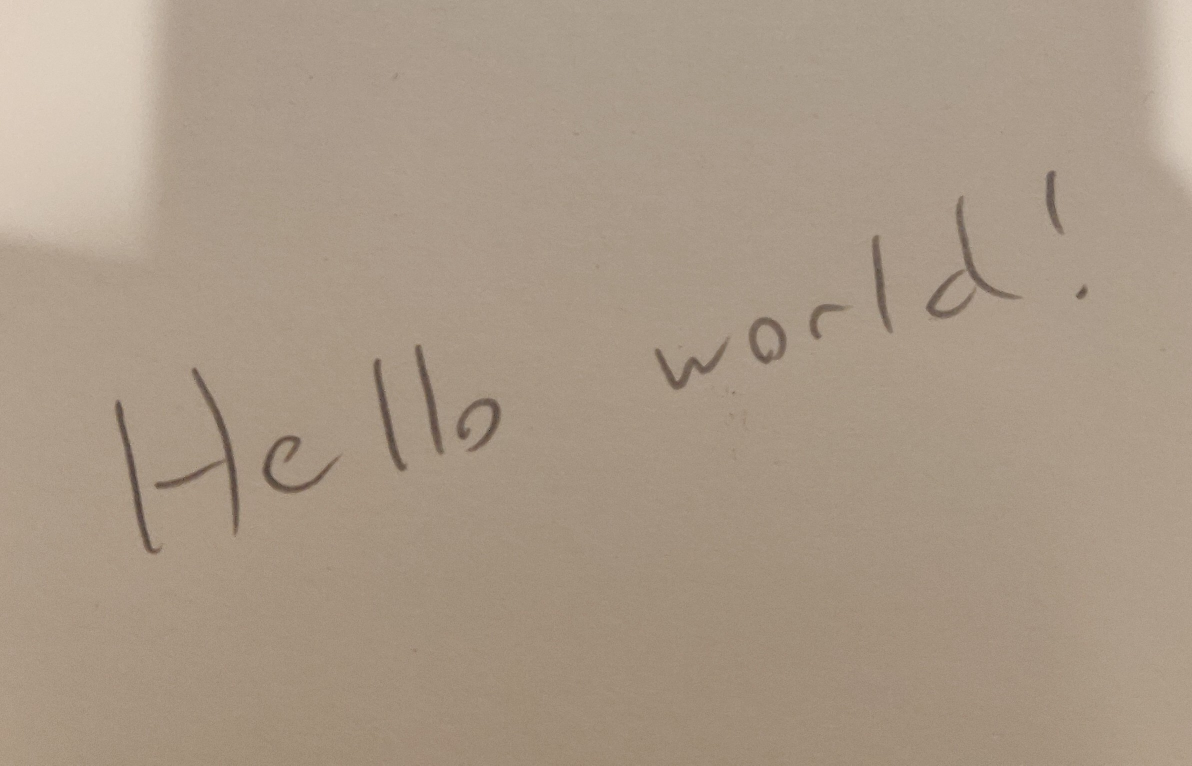
#> input picture images/helloWorldEasy.jpg, 2384 x 1531 px (shown at 1/2 size)
$ python -i CharacterSegmentation.py   (imports and definitions only)
#> lines starting #> are read from the running program, lines starting #| are printed output that depends on the picture; after the words box and inside, x2 and y2 are one past the last pixel; in counts of white or black regions, pixels touching at a corner belong together; long printed decimals are rounded
# As a skeleton repo https://github.com/dishank-b/Character_Segmentation was used.
# But here a lot of refactoring, bug-fixing and new functionality was added
import cv2
import numpy as np
import matplotlib.pyplot as plt
import os
import sys

OUTPUT_DIR = './segmented/'

#------------------Functions------------------#

def line_array(array):
	list_x_upper = []
	list_x_lower = []
	for y in range(5, len(array) - 5):
		s_a, s_p = strtline(y, array)
		e_a, e_p = endline(y, array)
		if s_a >= 7 and s_p >= 5:
			list_x_upper.append(y)
		if e_a >= 5 and e_p >= 7:
			list_x_lower.append(y)

	return list_x_upper, list_x_lower

def strtline(y, array):
	count_ahead = 0
	count_prev = 0
	for i in array[y:y+10]:
		if i > 3:
			count_ahead += 1

	for i in array[y-10:y]:
		if i==0:
			count_prev += 1

	return count_ahead, count_prev

def endline(y, array):
	count_ahead = 0
	count_prev = 0
	for i in array[y:y+10]:
		if i==0:
			count_ahead += 1

	for i in array[y-10:y]:
		if i > 3:
			count_prev += 1

	return count_ahead, count_prev

def endline_word(y, array, a):
	count_ahead = 0
	count_prev = 0
	for i in array[y:y+2*a]:
		if i < 2:
			count_ahead+= 1
	for i in array[y-a:y]:
		if i > 2:
			count_prev += 1
	return count_prev ,count_ahead

def end_line_array(array, a):
	list_endlines = []
	for y in range(len(array)):
		e_p, e_a = endline_word(y, array, a)
		# print(e_p, e_a)
		if e_a >= int(1.5*a) and e_p >= int(0.7*a):
			list_endlines.append(y)
	return list_endlines

def refine_endword(array):
	refine_list = []
	for y in range(len(array)-1):
		if array[y]+1 < array[y+1]:
			refine_list.append(array[y])

	if len(array) != 0:
		refine_list.append(array[-1])
	return refine_list

def refine_array(array_upper, array_lower):
	upperlines = []
	lowerlines = []
	for y in range(len(array_upper)-1):
		if array_upper[y] + 5 < array_upper[y+1]:
			upperlines.append(array_upper[y]-10)
	for y in range(len(array_lower)-1):
		if array_lower[y] + 5 < array_lower[y+1]:
			lowerlines.append(array_lower[y]+10)

	upperlines.append(array_upper[-1]-10)
	lowerlines.append(array_lower[-1]+10)

	return upperlines, lowerlines

def letter_width(contours):
	letter_width_sum = 0
	count = 0
	for cnt in contours:
		if cv2.contourArea(cnt) > 20:
			x,y,w,h = cv2.boundingRect(cnt)
			letter_width_sum += w
			count += 1

	return letter_width_sum/count


def end_wrd_dtct(lines, i, bin_img, mean_lttr_width, total_width, final_thr):
	count_y = np.zeros(shape = total_width)
	for x in range(total_width):
		for y in range(lines[i][0],lines[i][1]):
			if bin_img[y][x] == 255:
				count_y[x] += 1

	end_lines = end_line_array(count_y, int(mean_lttr_width))
	endlines = refine_endword(end_lines)
	for x in endlines:
		final_thr[lines[i][0]:lines[i][1], x] = 255
	return endlines

def get_letter_rect(k, contours):
	"Helper function for properly identifying '=' symbol. OpenCV"
	"will treat 2 dashes of 'sign' as separate contours, thus this"
	"will help to identify and merge them into a single '=' contour"
	valid = True
	x,y,w,h = cv2.boundingRect(contours[k])
	for i in range(len(contours)):
		cnt = contours[i]
		if i == k:
			continue
		elif cv2.contourArea(cnt) < 50:
			continue

		x1,y1,w1,h1 = cv2.boundingRect(cnt)

		if abs(x1 + w1/2 - (x + w/2)) < 50:
			if y1 > y:
				h = abs(y - (y1 + h1))
				w = abs(x - (x1 + w1))
			else:
				valid = False
			break

	return (valid,x,y,w,h)

def letter_seg(lines_img, x_lines, i):
	copy_img = lines_img[i].copy()
	x_linescopy = x_lines[i].copy()

	letter_img = []
	letter_k = []

	contours, hierarchy = cv2.findContours(copy_img,cv2.RETR_EXTERNAL,cv2.CHAIN_APPROX_SIMPLE)
	for k in range(len(contours)):
		cnt = contours[k]
		if cv2.contourArea(cnt) < 50:
			continue

		valid,x,y,w,h = get_letter_rect(k, contours)
		if valid:
			letter_k.append((x,y,w,h))

	letter = sorted(letter_k, key=lambda student: student[0])
	# print(letter)

	word = 1
	letter_index = 0
	for e in range(len(letter)):
		if(letter[e][0]<x_linescopy[0]):
			letter_index += 1
			letter_img_tmp = lines_img[i][letter[e][1]-5:letter[e][1]+letter[e][3]+5,letter[e][0]-5:letter[e][0]+letter[e][2]+5]
			letter_img = letter_img_tmp#cv2.resize(letter_img_tmp, dsize =(28, 28), interpolation = cv2.INTER_AREA)
			cv2.imwrite(OUTPUT_DIR+str(i+1)+'_'+str(word)+'_'+str(letter_index)+'.jpg', 255-letter_img)
		else:
			x_linescopy.pop(0)
			word += 1
			letter_index = 1
			letter_img_tmp = lines_img[i][letter[e][1]-5:letter[e][1]+letter[e][3]+5,letter[e][0]-5:letter[e][0]+letter[e][2]+5]
			letter_img = cv2.resize(letter_img_tmp, dsize =(28, 28), interpolation = cv2.INTER_AREA)
			cv2.imwrite(OUTPUT_DIR+str(i+1)+'_'+str(word)+'_'+str(letter_index)+'.jpg', 255-letter_img)
			# print(letter[e][0],x_linescopy[0], word)


#------------------/Functions-----------------#

def image_segmentation(filepath):
	# -------------Thresholding Image--------------#
#> called with filepath = 'images/helloWorldEasy.jpg'
	print("\n........Program Initiated.......\n")
	src_img = cv2.imread(filepath, cv2.IMREAD_GRAYSCALE)
#> src_img: shape (1531, 2384); min 21, max 217, mean 155.5
	orig_height, orig_width = src_img.shape
#> orig_height = 1531; orig_width = 2384

	print("\n Resizing Image........")
	width = 1320
	height = int(width * orig_height / orig_width)
#> height = 847
	src_img = cv2.resize(src_img, dsize=(width, height), interpolation=cv2.INTER_AREA)
#> src_img: shape (847, 1320)

	print("#---------Image Info:--------#")
	print("\tHeight =", height, "\n\tWidth =", width)
#| 	Height = 847
#| 	Width = 1320
	print("#----------------------------#")
	print("Applying Adaptive Threshold with kernel :- 21 X 21")

	PIXEL_SET = 255
	kernel_size = 21
	normalized_mean = 20
	bin_img = cv2.adaptiveThreshold(src_img, PIXEL_SET, cv2.ADAPTIVE_THRESH_MEAN_C, cv2.THRESH_BINARY_INV, kernel_size,
									normalized_mean)
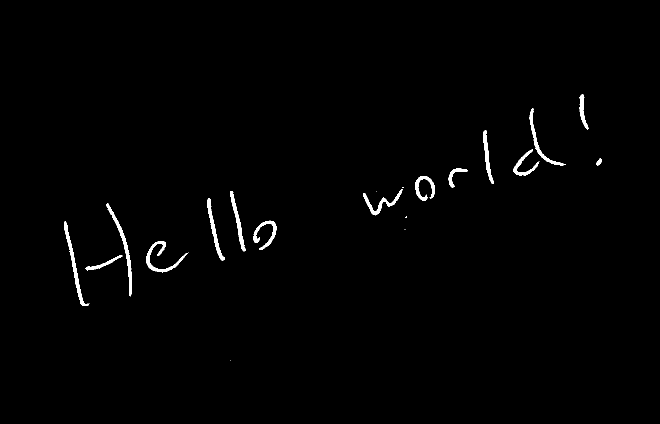
#> bin_img: shape (847, 1320) (shown at 1/2 size); 0.98% white; 25 white regions (10 under 20 px), largest, box (x1, y1, x2, y2) and area: (212, 407, 264, 592) 1162, (128, 443, 178, 612) 1118, (292, 482, 377, 545) 1009

	print("Noise Removal From Image.........")
	kernel = cv2.getStructuringElement(cv2.MORPH_ELLIPSE, (3, 3))
	final_thr = cv2.morphologyEx(bin_img, cv2.MORPH_CLOSE, kernel)
#> final_thr: shape (847, 1320); 0.98% white; 22 white regions (7 under 20 px), largest, box (x1, y1, x2, y2) and area: (212, 407, 264, 592) 1166, (128, 443, 179, 612) 1120, (292, 482, 377, 545) 1013
	print("made final_thr")
	contr_retrival = final_thr.copy()


	# -------------/Thresholding Image-------------#

	# -------------Line Detection------------------#
	print("Beginning Character Semenation..............")
	count_x = np.zeros(shape=(height))
#> count_x = 847 values from 0 to 0
	for y in range(height):
		for x in range(width):
			if bin_img[y][x] == PIXEL_SET:
				count_x[y] += 1

	upper_lines, lower_lines = line_array(count_x)
	upperlines, lowerlines = refine_array(upper_lines, lower_lines)
#> upperlines = [184]; lowerlines = [625]

	if len(upperlines) == len(lowerlines):
		lines = []
		for y in upperlines:
			final_thr[y][:] = PIXEL_SET
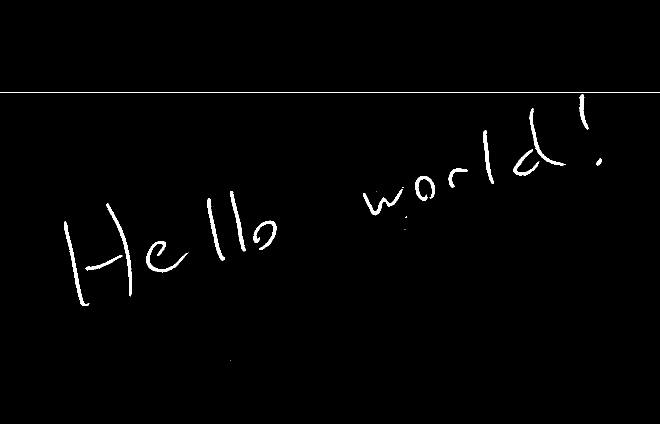
#> final_thr: shape (847, 1320) (shown at 1/2 size); 1.1% white; 23 white regions (7 under 20 px), largest, box (x1, y1, x2, y2) and area: (0, 184, 1320, 185) 1320, (212, 407, 264, 592) 1166, (128, 443, 179, 612) 1120
		for y in lowerlines:
			final_thr[y][:] = PIXEL_SET
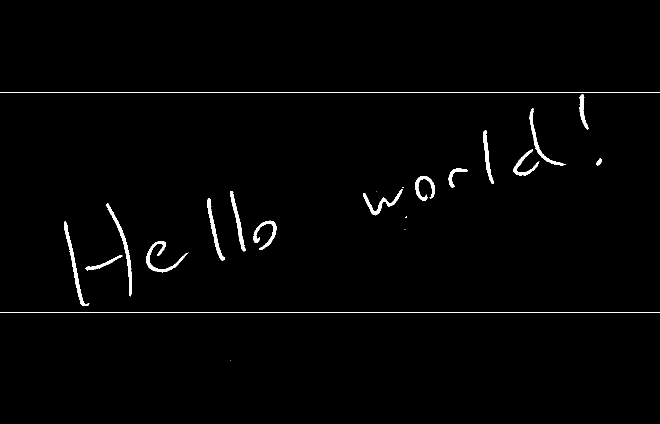
#> final_thr: shape (847, 1320) (shown at 1/2 size); 1.2% white; 24 white regions (7 under 20 px)
		for y in range(len(upperlines)):
			lines.append((upperlines[y], lowerlines[y]))
#> after the loop, lines = [(184, 625)]
	else:
		print("Too much noise in image, unable to process.\nPlease try with another image. Ctrl-C to exit:- ")
		showimages()
		k = cv2.waitKey(0)
		while 1:
			k = cv2.waitKey(0)
			if k & 0xFF == ord('q'):
				cv2.destroyAllWindows()
				exit()

	lines = np.array(lines)
#> lines = [[184, 625]]
	no_of_lines = len(lines)
#> no_of_lines = 1
	print("\nGiven Text has   # ", no_of_lines, " #   no. of lines")
#| Given Text has   #  1  #   no. of lines

	lines_img = []
	for i in range(no_of_lines):
		lines_img.append(bin_img[lines[i][0]:lines[i][1], :])
#> after the loop, lines_img = 1 item

	# -------------/Line Detection-----------------#

	# -------------Letter Width Calculation--------#

	contours, hierarchy = cv2.findContours(contr_retrival, cv2.RETR_EXTERNAL, cv2.CHAIN_APPROX_SIMPLE)
#> contours = 22 contours, 7 with area under 20; largest, box (x1, y1, x2, y2) and area: (212, 407, 264, 592) 979, (128, 443, 179, 612) 940, (292, 482, 377, 545) 846, (414, 397, 450, 521) 722, (1059, 217, 1131, 331) 718
	cv2.drawContours(src_img, contours, -1, (0, 255, 0), 1)
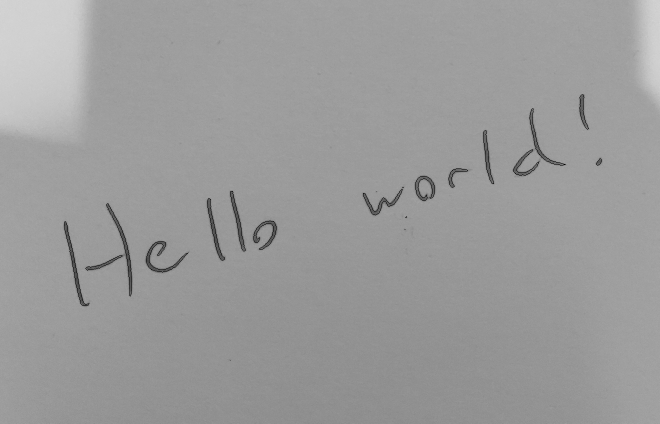
#> src_img: shape (847, 1320) (shown at 1/2 size); min 0, max 215, mean 155.2

	mean_lttr_width = letter_width(contours)
#> the loop in letter_width, `for cnt in contours:` made 22 passes
#> (x, y, w, h, letter_width_sum) on passes 3, 4, 6, 7, 9, 10, 13, 14, 16, 17, 18, 19: (171, 510, 74, 31, 74), (292, 482, 85, 63, 159), (128, 443, 51, 169, 210), (507, 441, 46, 59, 256), (212, 407, 52, 185, 308), (414, 397, 36, 124, 344), (460, 382, 31, 121, 375), (726, 378, 79, 53, 454), (830, 352, 40, 50, 494), (897, 337, 39, 38, 533), (1192, 317, 12, 14, 545), (1026, 299, 53, 52, 598)
#> cnt on passes 1, 2, 5, 11, 12, 15: [[460, 720]], [[260, 593]], [[809, 458], [810, 458]], [[853, 388]], [[753, 383]], [[805, 374], [805, 375], [806, 374], [807, 374]]
#> after the loop in letter_width, `for cnt in contours:`: count = 15; letter_width_sum = 711
#> mean_lttr_width = 47.4
	print("\nAverage Width of Each Letter:- ", mean_lttr_width)
#| Average Width of Each Letter:-  47.4

	# -------------/Letter Width Calculation-------#

	# --------------Word Detection-----------------#
	x_lines = []

	for i in range(len(lines_img)):
		x_lines.append(end_wrd_dtct(lines, i, bin_img, mean_lttr_width, width, final_thr))
#> this loop made 1 pass

	for i in range(len(x_lines)):
		x_lines[i].append(width)
#> this loop made 1 pass

	# -------------/Word Detection-----------------#

	# -------------Letter Segmentation-------------#

	for i in range(len(lines)):
		letter_seg(lines_img, x_lines, i)
#> this loop made 1 pass
#> pass 1, in letter_seg, `copy_img = lines_img[i].copy()`:
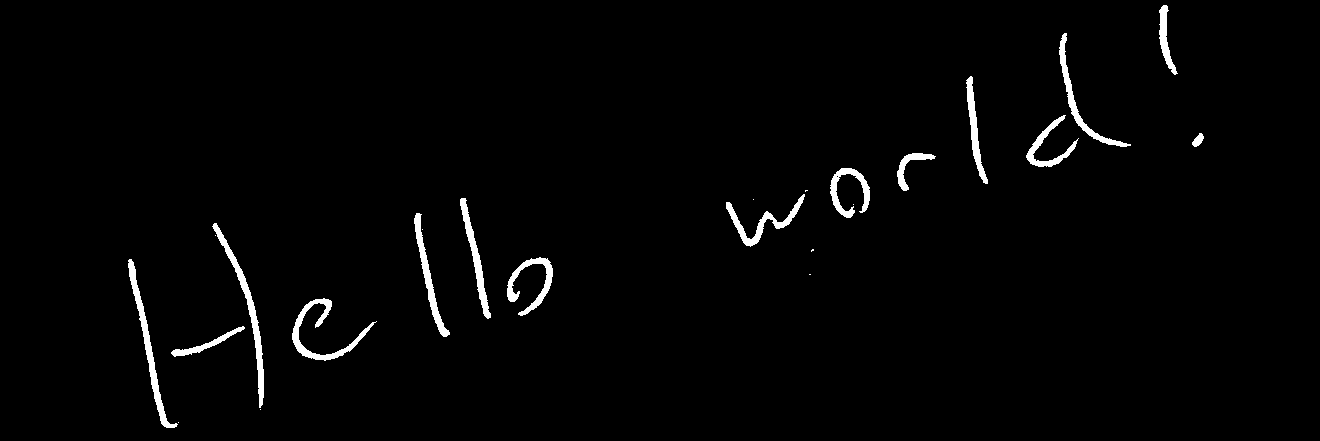
#> copy_img: shape (441, 1320); 1.9% white; 24 white regions (9 under 20 px), largest, box (x1, y1, x2, y2) and area: (212, 223, 264, 408) 1162, (128, 259, 178, 428) 1118, (292, 298, 377, 361) 1009
#> pass 1, in letter_seg, `cv2.imwrite(OUTPUT_DIR+str(i+1)+'_'+str(word)+'_'+str(letter_index)+'...`:
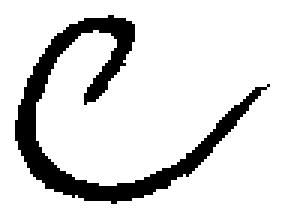
#> saved as 1_1_3.jpg: shape (73, 95) (shown 3 times larger); 85.5% white; 1 black region, box (x1, y1, x2, y2) and area: (5, 5, 90, 68) 1009

	# ------------\Letter Segmentation-------------#

	# -------------Character segmenting------------#

	contours, hierarchy = cv2.findContours(bin_img, cv2.RETR_EXTERNAL, cv2.CHAIN_APPROX_SIMPLE)
	for cnt in contours:
		if cv2.contourArea(cnt) > 20:
			x, y, w, h = cv2.boundingRect(cnt)
			cv2.rectangle(src_img, (x, y), (x + w, y + h), (0, 255, 0), 2)
#> this loop made 25 passes
#> cnt on passes 1, 2, 3, 6, 10, 11, 14, 15, 18: [[460, 720]], [[178, 606]], [[260, 593]], [[809, 458], [810, 458]], [[215, 419]], [[422, 413]], [[853, 388]], [[753, 383]], [[805, 374], [805, 375], [806, 374], [807, 374]]
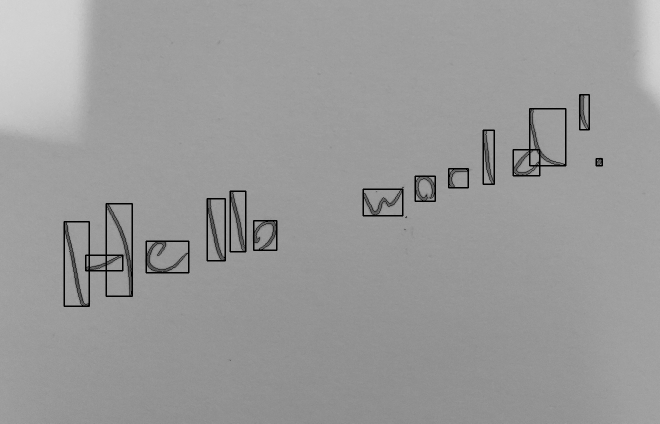
#> src_img: shape (847, 1320) (shown at 1/2 size); 1% of pixels changed, all inside (x1, y1, x2, y2) = (127, 188, 1206, 614)

	# -------------/Character segmenting-----------#

>>> result = image_segmentation('images/helloWorldEasy.jpg')

$ run again, on images/twoLines.jpg
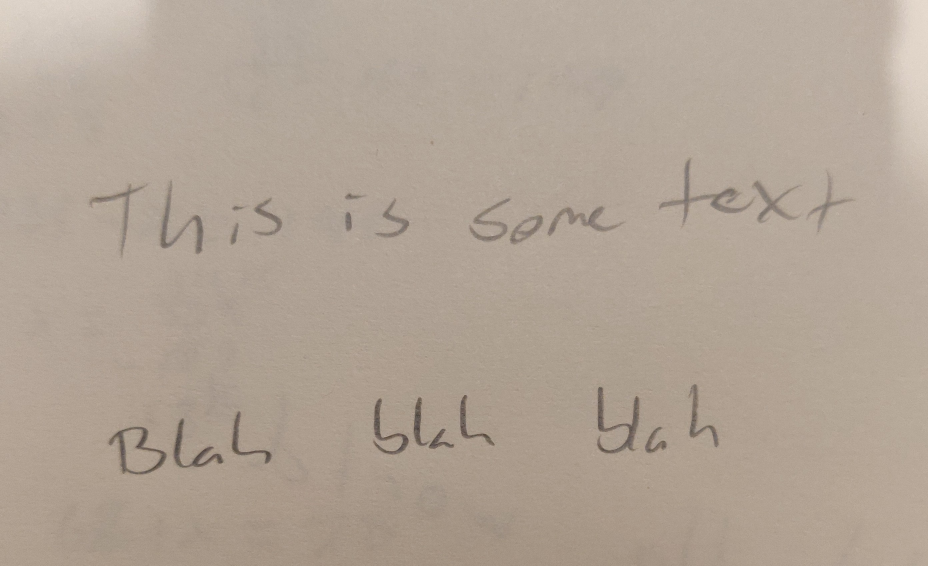
#> input picture images/twoLines.jpg, 2784 x 1697 px (shown at 1/3 size)
#| 	Height = 804
#| 	Width = 1320
#> bin_img: shape (804, 1320); 1.3% white; 115 white regions (64 under 20 px), largest, box (x1, y1, x2, y2) and area: (850, 550, 909, 644) 1276, (155, 607, 236, 674) 1147, (248, 595, 318, 665) 903
#> after the loop in image_segmentation, `for y in lowerlines:`:
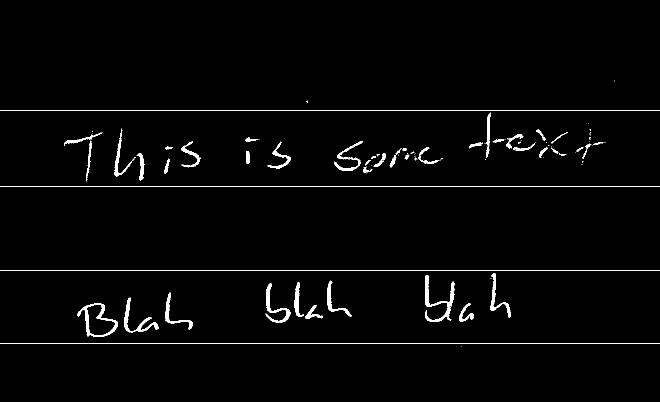
#> final_thr: shape (804, 1320) (shown at 1/2 size); 1.8% white; 91 white regions (44 under 20 px)
#| Given Text has   #  2  #   no. of lines
#> after the loop in image_segmentation, `for i in range(no_of_lines):`: lines_img = 2 items
#> contours = 87 contours, 46 with area under 20; largest, box (x1, y1, x2, y2) and area: (155, 607, 236, 674) 3030, (850, 550, 909, 644) 1060, (248, 595, 318, 665) 746, (531, 566, 581, 646) 732, (981, 546, 1022, 636) 548
#> the loop in letter_width, `for cnt in contours:` made 87 passes
#> (x, y, w, h, letter_width_sum) on passes 2 to 9: (610, 610, 36, 28, 36), (918, 607, 30, 36, 66), (155, 607, 81, 67, 147), (248, 595, 70, 70, 217), (330, 585, 56, 74, 273), (531, 566, 50, 80, 323), (589, 565, 19, 69, 342), (655, 561, 48, 72, 390)
#| Average Width of Each Letter:-  30.537
#> the loop in image_segmentation, `for i in range(len(lines_img)):` made 2 passes
#> the loop in image_segmentation, `for i in range(len(x_lines)):` made 2 passes
#> the loop in image_segmentation, `for i in range(len(lines)):` made 2 passes
#> the loop in image_segmentation, `for cnt in contours:` made 115 passes
#> cnt on passes 1, 10, 13, 17, 19, 20, 21, 22: [[922, 693]], [[981, 557], [982, 557]], [[732, 346]], [[743, 331]], [[1163, 328], [1164, 328]], [[1164, 323], [1164, 324]], [[858, 323]], [[1166, 322]]
#> after the loop in image_segmentation, `for cnt in contours:`:
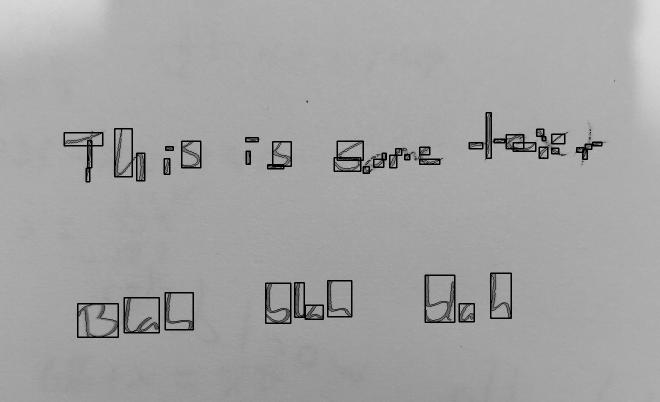
#> src_img: shape (804, 1320) (shown at 1/2 size); min 0, max 222, mean 163
